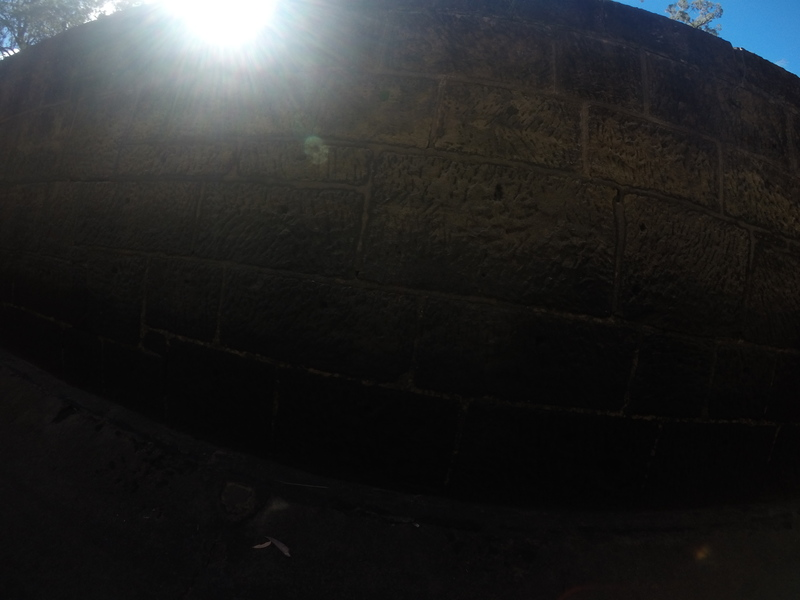
#> input picture flare.JPG, 800 x 600 px; its folder holds only this picture in this run
$ python -i devfunctions.py   (imports and definitions only)   (older library calls are emulated)
#> lines starting #> are read from the running program, lines starting #| are printed output that depends on the picture
#> further down, picture is the input picture: shape (600, 800, 3); mean B, G, R 36.3, 36, 35.1
import matplotlib.pyplot as plt
import matplotlib.image as mpimg

import glob
import numpy as np
import cv2 as cv
from skimage import feature
from skimage import measure
from sklearn.model_selection import train_test_split
from sklearn.ensemble import RandomForestRegressor
from sklearn.metrics import classification_report, confusion_matrix, accuracy_score
from sklearn.model_selection import cross_validate
from sklearn.svm import LinearSVC


features = []
pred = []


# def Classify():

#     features = np.


def connectedComponent(img):

    blurred = cv.GaussianBlur(img, (11, 11), 0)

    thresh = cv.threshold(blurred, 235, 255, cv.THRESH_BINARY)[1]
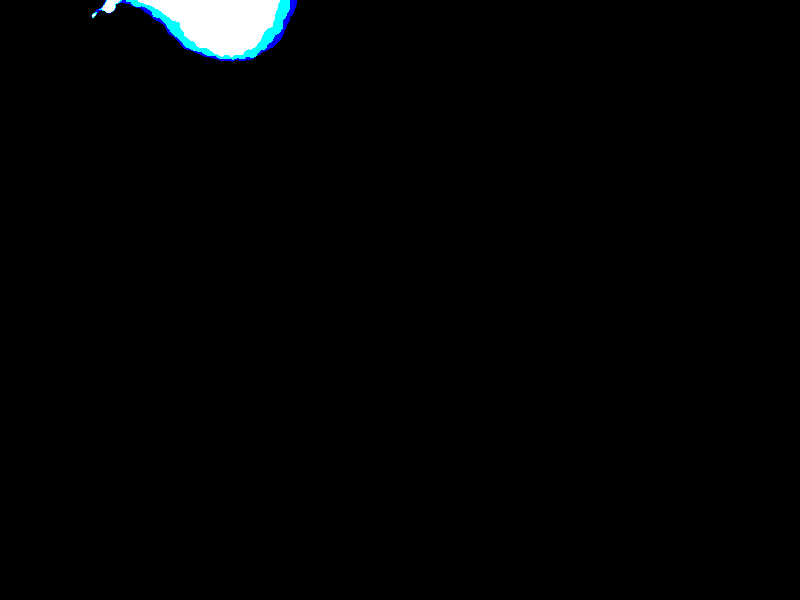
#> thresh: shape (600, 800, 3); mean B, G, R 3.8, 3.5, 2.7


    thresh = cv.erode(thresh, None, iterations=2)
    thresh = cv.dilate(thresh, None, iterations=4)


    # perform a connected component analysis on the thresholded
    # image, then initialize a mask to store only the "large"
    # components
    labels = measure.label(thresh, neighbors=8, background=0)
    mask = np.zeros(thresh.shape, dtype="uint8")
    mask2 = mask

    # loop over the unique components
    for label in np.unique(labels):
        # if this is the background label, ignore it
        if label == 0:
            continue

        # otherwise, construct the label mask and count the
        # number of pixels
        labelMask = np.zeros(thresh.shape, dtype="uint8")
        labelMask[labels == label] = 255
        numPixels = cv.countNonZero(labelMask)

        # if the number of pixels in the component is sufficiently
        # large, then add it to our mask of "large blobs"
        if numPixels > 50:
            mask = cv.add(mask, labelMask)
#> this loop made 2 passes
#> mask: shape (600, 800, 3); every value is 0
    return mask


# [129 lines left out: functions findCircles, filterBrightCircles, not called in this run]

def filterFlares(circle, img):
    return


# [110 lines left out: functions getLBP, isCircleGradient, not called in this run]


class LocalBinaryPatterns:
    # [365 lines left out: functions __init__, describe, process, imageiter, resizeimg, testp and 6 more, not called in this run]


#imageiter()

# [2 lines not run here, left out]


features = np.array(features)
pred = np.array(pred)

# [10 lines not run here, left out]

# [16 lines of commented-out code are left out]

>>> import cv2
>>> picture = cv2.imread('flare.JPG')
#> (the run stopped early here; a loop or call above may not have finished)
